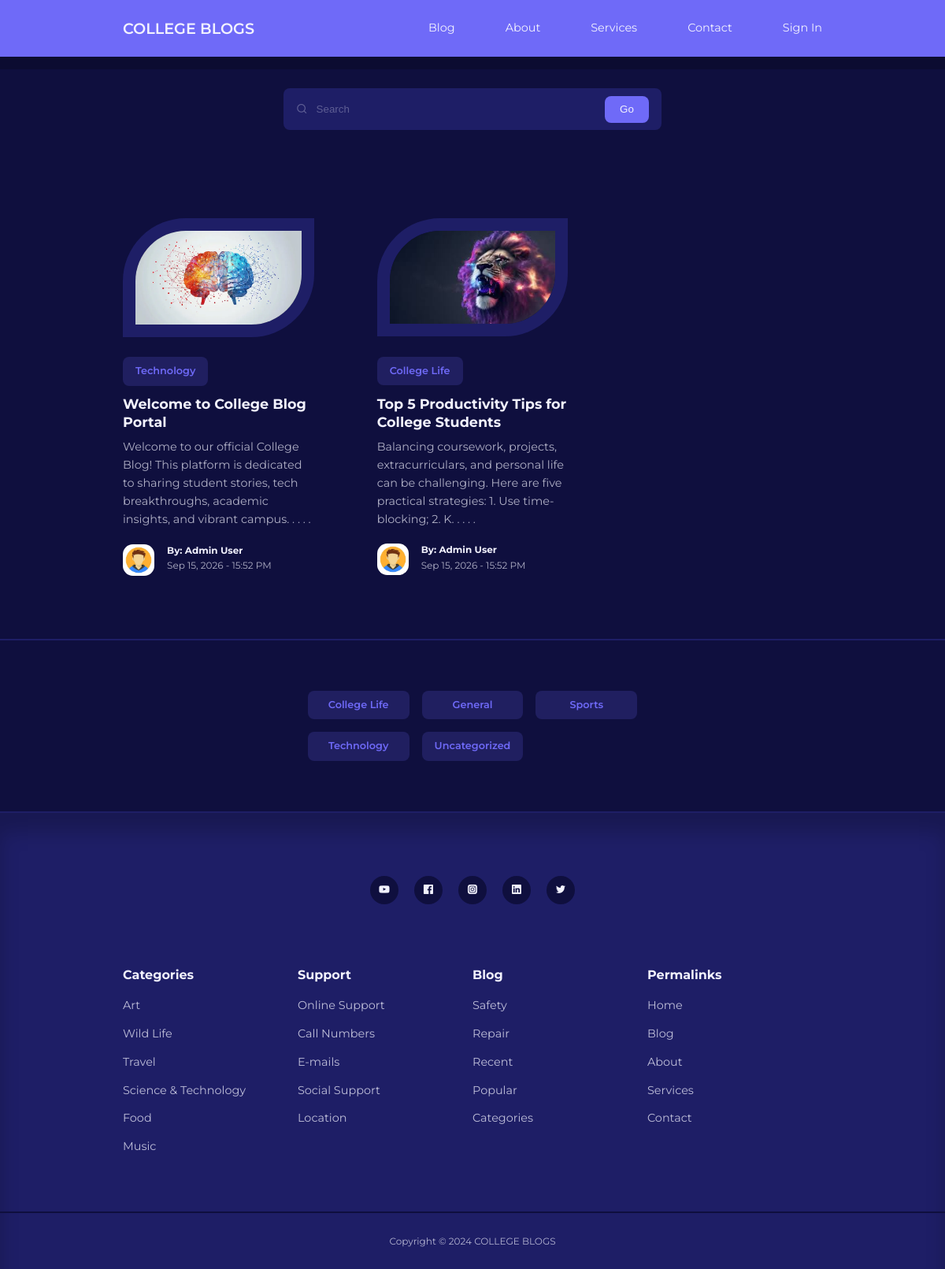
Screenshot of /blog.php with the database file from the repository.
### tables this page shows
CREATE TABLE IF NOT EXISTS `posts` (
  `id` int(11) UNSIGNED NOT NULL AUTO_INCREMENT,
  `title` varchar(255) NOT NULL,
  `body` text NOT NULL,
  `thumbnail` varchar(255) NOT NULL,
  `date_time` timestamp NOT NULL DEFAULT CURRENT_TIMESTAMP,
  `category_id` int(11) UNSIGNED DEFAULT NULL,
  `author_id` int(11) UNSIGNED NOT NULL,
  `is_featured` tinyint(1) NOT NULL DEFAULT 0,
  PRIMARY KEY (`id`),
  KEY `fk_posts_category` (`category_id`),
  KEY `fk_posts_author` (`author_id`)
);

CREATE TABLE IF NOT EXISTS `categories` (
  `id` int(11) UNSIGNED NOT NULL AUTO_INCREMENT,
  `title` varchar(50) NOT NULL,
  `description` text NOT NULL,
  PRIMARY KEY (`id`)
);

CREATE TABLE IF NOT EXISTS `users` (
  `id` int(11) UNSIGNED NOT NULL AUTO_INCREMENT,
  `firstname` varchar(50) NOT NULL,
  `lastname` varchar(50) NOT NULL,
  `username` varchar(50) NOT NULL UNIQUE,
  `email` varchar(100) NOT NULL UNIQUE,
  `password` varchar(255) NOT NULL,
  `avatar` varchar(255) NOT NULL,
  `is_admin` tinyint(1) NOT NULL DEFAULT 0,
  PRIMARY KEY (`id`)
);

### blog.php (the view)
<?php
require_once __DIR__ . '/partials/header.php';
$query = "SELECT * FROM posts ORDER BY date_time DESC";
$posts = mysqli_query($connection, $query);
?>
    <section class="search__bar">
        <form class="container search__bar-container" action="<?= ROOT_URL ?>search.php" method="GET">
            <div>
                <i class="uil uil-search"></i>
                <input type="search" name="search" placeholder="Search" required>
            </div>
            <button type="submit" name="submit" class="btn">Go</button>
        </form>
    </section>
<section class="posts section__extra-margin">
    <div class="container posts__container">
        <?php if ($posts && mysqli_num_rows($posts) > 0) : ?>
            <?php while($post = mysqli_fetch_assoc($posts)) : ?>
            <article class="post">
                <div class="post__thumbnail">
                    <img src="<?= ROOT_URL ?>images/<?= htmlspecialchars($post['thumbnail']) ?>" alt="Post Thumbnail">
                </div>
                <div class="post__info">
                <?php
                $category_id = (int)$post['category_id'];
                $category_query = "SELECT * FROM categories WHERE id=$category_id";
                $category_result = mysqli_query($connection, $category_query);
                $category = $category_result ? mysqli_fetch_assoc($category_result) : null;
                $category_title = $category['title'] ?? 'General';
                ?>
                    <a href="<?= ROOT_URL?>category-posts.php?id=<?= $post['category_id'] ?>" class="category__button"><?= htmlspecialchars($category_title) ?></a>
                    <h3 class="post__title">
                        <a href="<?= ROOT_URL ?>post.php?id=<?= $post['id'] ?>"><?= htmlspecialchars($post['title']) ?></a>
                    </h3>
                    <p class="post__body">
                    <?= htmlspecialchars(substr($post['body'], 0, 150)) ?>. . . . .
                    </p>
                    <div class="post__author">
                    <?php
                        $author_id = (int)$post['author_id'];
                        $author_query = "SELECT * FROM users WHERE id=$author_id";
                        $author_result = mysqli_query($connection, $author_query);
                        $author = $author_result ? mysqli_fetch_assoc($author_result) : null;
                        $author_name = $author ? "{$author['firstname']} {$author['lastname']}" : "Anonymous";
                        $author_avatar = (!empty($author['avatar'])) ? $author['avatar'] : '1731062212avatar01.jpg';
                    ?>
                        <div class="post__author-avatar">
                            <img src="<?= ROOT_URL ?>images/<?= htmlspecialchars($author_avatar) ?>" alt="Author Avatar">
                        </div>
                        <div class="post__author-info">
                        <h5>By: <?= htmlspecialchars($author_name) ?></h5>
                            <small>
                            <?= date("M d, Y - H:i A", strtotime($post['date_time'])) ?>
                            </small>
                        </div>
                    </div>
                </div>
            </article>
            <?php endwhile ?>
        <?php else : ?>
            <div class="alert__message error lg">
                <p>No posts found. Be the first to publish a post!</p>
            </div>
        <?php endif ?>
    </div>
</section>
<section class="category__buttons">
    <div class="container category__buttons-container">
        <?php
            $all_categories_query = "SELECT * FROM categories ORDER BY title ASC";
            $all_categories = mysqli_query($connection, $all_categories_query);
        ?>
        <?php if ($all_categories) : ?>
            <?php while($category = mysqli_fetch_assoc($all_categories)) : ?>
            <a href="<?= ROOT_URL?>category-posts.php?id=<?= $category['id'] ?>" class="category__button"><?= htmlspecialchars($category['title']) ?></a>
            <?php endwhile ?>
        <?php endif ?>
    </div>
</section>
<?php
require_once __DIR__ . '/partials/footer.php';
?>

### css/style.css (style rules this page uses)
:root { --color-primary: #6f6af8; --color-primary-light: hsl(242, 91%, 69%, 18%); --color-primary-variant: #5854c7; --color-red: #da0f3f; --color-red-light: hsl(346, 87%, 46%, 15%); --color-green: #00c476; --color-green-light: hsl(156,100%,38%,15%); --color-gray-900:#1e1e66; --color-gray-700:#2d2b7c; --color-gray-300:rgba(242,242,254,0.3); --color-gray-200:rgba(242,242,254,0.7); --color-white:#f2f2fe; --color-bg:#0f0f3e; --transition: all 300ms ease; --container-width-lg:74%; --container-width-md:88%; --form-width: 40%; --card-border-radius-1: 0.3rem; --card-border-radius-2: 0.5rem; --card-border-radius-3: 0.8rem; --card-border-radius-4: 2rem; --card-border-radius-5: 5rem; }
* { margin:0; padding:0; outline:0; border:0; appearance: 0; list-style: none; text-decoration: none; box-sizing: border-box; }
body { font-family: 'Montserrat', sans-serif; line-height: 1.6; color: var(--color-gray-200); overflow-x: hidden; background: var(--color-bg); font-size: 0.9rem; }
.container { width: var(--container-width-lg); max-width: 1800px; margin-inline: auto; }
section { margin-top: 3rem; width: 100vw; }
.section__extra-margin { margin-top: 7rem; }
h1, h2, h3, h4, h5 { color: var(--color-white); line-height: 1.3; }
h3 { font-size: 1.1rem; margin: 0.8rem 0 0.5rem; }
a { color: var(--color-white); transition: var(--transition); }
img { display: block; width: 100%; object-fit: cover; }
.category__button { background: var(--color-primary-light); color: var(--color-primary); display: inline-block; padding: 0.5rem 1rem; border-radius: var(--card-border-radius-2); font-weight: 600; font-size: 0.8rem; text-align: center; }
.post__thumbnail { border-radius: var(--card-border-radius-5)0; border: 1rem solid var(--color-gray-900); overflow: hidden; margin-bottom: 1.6rem; }
.post__author { display: flex; gap: 1rem; margin-top: 1.2rem; }
.post__author-avatar { width: 2.5rem; height: 2.5rem; border-radius: var(--card-border-radius-3); overflow: hidden; }
.posts__container { display: grid; grid-template-columns: repeat(3,1fr); gap: 5rem; margin-bottom: 5rem; }
.category__buttons { padding: 4rem 0; border-top: 2px solid var(--color-gray-900); border-bottom: 2px solid var(--color-gray-900); }
.category__buttons-container { width: fit-content; display: grid; grid-template-columns: repeat(3, 1fr); gap: 1rem; }
.search__bar { margin-top: 7rem; }
.search__bar-container { position: relative; width: 30rem; background: var(--color-gray-900); display: flex; flex-direction: row; align-items: center; justify-content: space-between; overflow: hidden; padding: 0.6rem 1rem; border-radius:var(--card-border-radius-2); color: var(--color-gray-300); }
.search__bar-container > div { width: 100%; display: flex; align-items: center; }
.search__bar input { background: transparent; margin-left: 0.7rem; padding: 0.5rem 0; width: 100%; }
.search__bar input::placeholder { color: var(--color-gray-300); }
.btn { display: inline-block; width: fit-content; padding: 0.6rem 1.2rem; background-color: var(--color-primary); border-radius: var(--card-border-radius-2); cursor:pointer; transition: var(--transition); color: var(--color-white); }
form { display: flex; flex-direction: column; gap: 1rem; }
input, textarea, select { padding: 0.8rem 1.4rem; background-color: var(--color-gray-900); border-radius: var(--card-border-radius-2); resize: none; color: var(--color-white); }

### rows the page displays
posts: thumbnail (picture), category.title "Technology", title "Welcome to College Blog Portal", body "Welcome to our official College Blog! This platform is dedicated to sharing student stories, tech breakthroughs, academic insights, and vibrant campus", author.avatar (picture), author.lastname "Admin User", date_time "Sep 15, 2026 - 15:52 PM"
posts: thumbnail (picture), category.title "College Life", title "Top 5 Productivity Tips for College Students", body "Balancing coursework, projects, extracurriculars, and personal life can be challenging. Here are five practical strategies: 1. Use time-blocking; 2. K", author.avatar (picture), author.lastname "Admin User", date_time "Sep 15, 2026 - 15:52 PM"
categories: title "College Life"
categories: title "General"
categories: title "Sports"
categories: title "Technology"
categories: title "Uncategorized"
